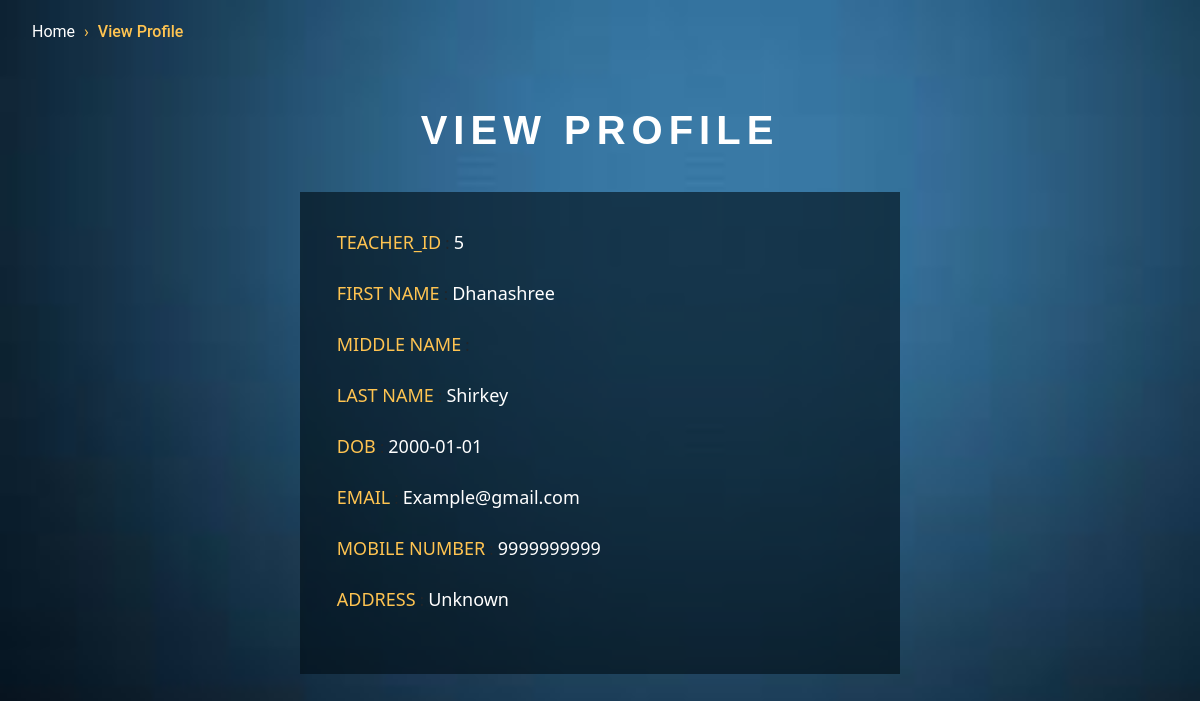
Page /Files/profile_view_teacher.php (signed in) on the committed database.
### tables this page shows
CREATE TABLE `teachers` (
  `teacher_id` int(7) NOT NULL,
  `first name` varchar(100) NOT NULL,
  `middle name` varchar(100) NOT NULL,
  `last name` varchar(100) NOT NULL,
  `dob` date NOT NULL,
  `email` varchar(100) NOT NULL,
  `mobile number` bigint(10) NOT NULL,
  `address` text NOT NULL,
  `password` varchar(100) NOT NULL
);

### Files/profile_view_teacher.php (the view, shortened to what this page needs)
<?php
include("conn.php");
$enroll = $_SESSION['enrollid'];
?>
<html>
<head>
  <link href="https://cdn.jsdelivr.net/npm/bootstrap@5.0.1/dist/css/bootstrap.min.css" rel="stylesheet">
</head>
<body class="agileits_w3layouts" style="background-color: black;">
  <ul class="breadcrumbs">
    <li class="breadcrumbs__item">
      <a href="TeacherHome.php" class="breadcrumbs__link">Home</a>
    </li>
    <li class="breadcrumbs__item">
      <a href="profile_view_teacher.php" class="breadcrumbs__link breadcrumbs__link--active">View Profile</a>
    </li>
  </ul>
  <h1 class="agile_head text-center"> VIEW PROFILE</h1>
  <div class=" w3layouts_main wrap">
    <?php
    $sql = "SELECT * FROM teachers where teacher_id = $enroll";
    $res = mysqli_query($conn, $sql);
    $row = mysqli_fetch_assoc($res);
    foreach ($row as $key => $value) {
      if ($key == 'password')
        continue;
      echo '<span style="font-size: large; font-family: `Montserrat`, sans-serif; text-align:left; color: #ffc451">' . strtoupper($key) . '</span> : <span style="font-size: large; text-align:left; color: white">' . ucfirst($value) . '</span><br><br>';
    }
    ?>
  </div>
</body>
</html>

### Files/profile_view_teacher.php (style rules this page uses)
.agileits_w3layouts { background-image: url("/gp cop/assets/img/bluegradient.jpg"); background-repeat: no-repeat; background-size: cover; background-attachment: fixed; }
h1.agile_head { padding-top: 1em; font-size: 2.5em; text-transform: uppercase; color: #fff; font-weight: 600; font-family: 'Montserrat', sans-serif; letter-spacing: 6px; line-height: 1.5; }
.wrap { padding: 2.3em; width: 50%; margin: 2em auto; background: rgba(1, 14, 21, 0.62); }
.breadcrumbs { font-family: 'Roboto', sans-serif; }
.breadcrumbs__item { display: inline-block; margin-top: 20px; }
.breadcrumbs__item:not(:last-of-type)::after { content: '\203a'; margin: 0 5px; color: #ffc451; }
.breadcrumbs__link { text-decoration: none; color: white; }
.breadcrumbs__link--active { color: #ffc451; font-weight: 500; }

### rows in the picture
teachers: teacher_id "5", first name "Dhanashree", last name "Shirkey", dob "2000-01-01", email "Example@gmail.com", mobile number "9999999999", address "Unknown"

### other values in the picture
$key "TEACHER_ID"
$key "FIRST NAME"
$key "MIDDLE NAME"
$key "LAST NAME"
$key "DOB"
$key "EMAIL"
$key "MOBILE NUMBER"
$key "ADDRESS"
